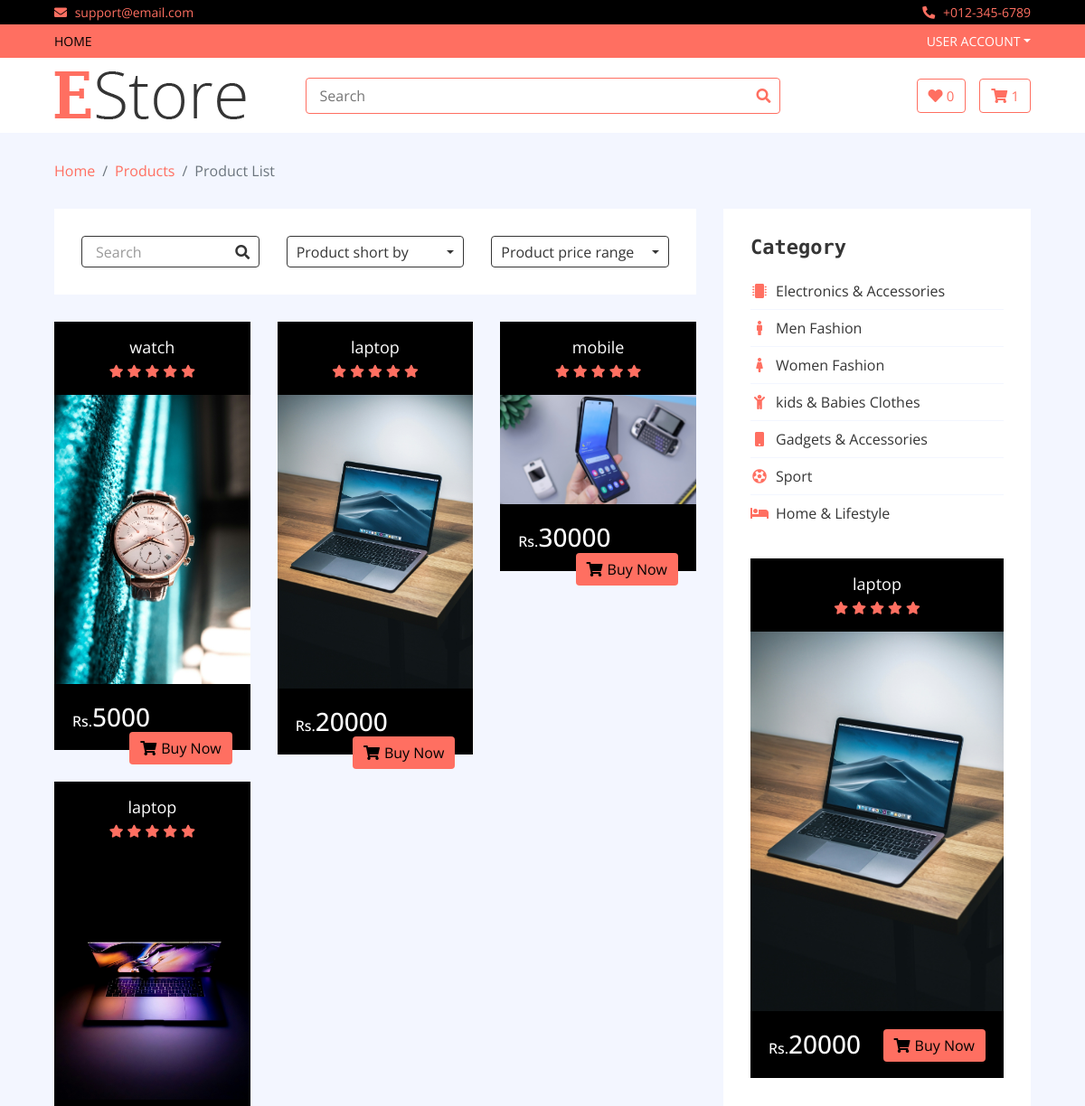
The app's page /category/electronic (upper part), older data.
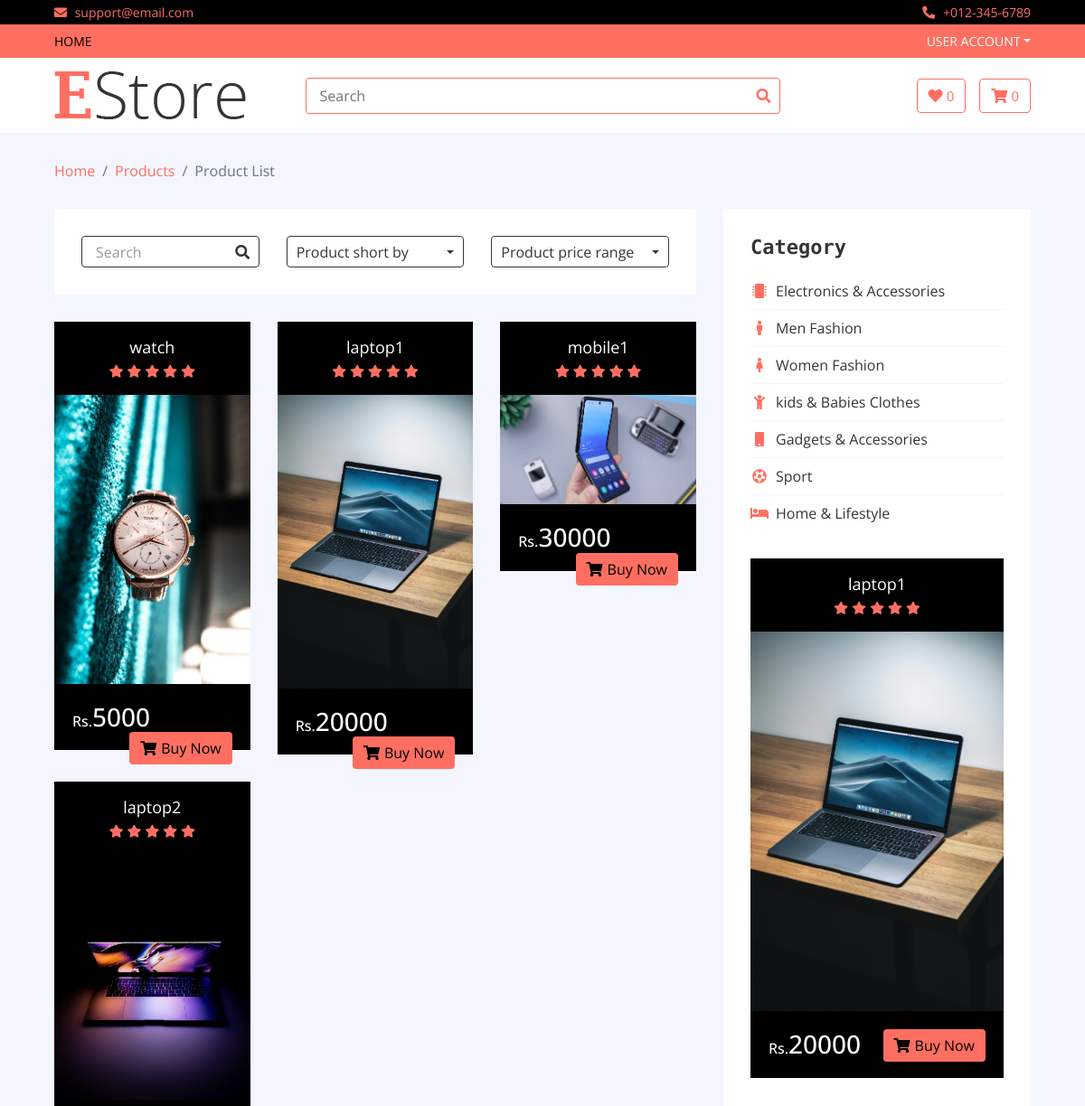
The same page, newer data.
### home/models.py (models this page shows, shortened)
class Product(models.Model):
    name = models.CharField(max_length=500)
    price=models.IntegerField()
    discounted_price=models.IntegerField(default=0)
    image=models.ImageField(upload_to='media')
    description=models.TextField(blank=True)
    specification=models.TextField(blank=True)
    category=models.ForeignKey(Category,on_delete=models.CASCADE)
    brand=models.ForeignKey(Brand,on_delete=models.CASCADE)
    stock = models.CharField(choices=STOCK,max_length=50)
    labels=models.CharField(choices=LABELS,max_length=50)
    slug = models.CharField(max_length=500, default="")

### home/views.py (the view)
# urls.py: path('category/<slug>', CategoryView.as_view(), name='category'),
class CategoryView(Base):
    def get(self,request,slug):
        cat_id = Category.objects.get(slug = slug).id
        self.views['cat_products'] = Product.objects.filter(category_id = cat_id)
        self.views['categories'] = Category.objects.all()
        self.views['brands'] = Brand.objects.all()
        self.views['sales'] = Product.objects.filter(labels='sale')
        self.views['count_cart'] = Cart.objects.filter(username=request.user.username, checkout=False).count
        self.views['count_wishlist'] = Wishlist.objects.filter(username=request.user.username, checkout=False).count
        return render(request,'category.html',self.views)

### templates/category.html (shortened to what the changed rows need)
{% extends 'base.html' %}
{% load static %}
{% block content %}
        <div class="product-view">
            <div class="container-fluid">
                <div class="row">
                    <div class="col-lg-8">
                        <div class="row">
                             {% for cat in cat_products %}
                            <div class="col-md-4">
                                <div class="product-item">
                                    <div class="product-title">
                                        <a href="#">{{cat.name}}</a>
                                        <div class="ratting">
                                            <i class="fa fa-star"></i>
                                            <i class="fa fa-star"></i>
                                            <i class="fa fa-star"></i>
                                            <i class="fa fa-star"></i>
                                            <i class="fa fa-star"></i>
                                        </div>
                                    </div>
                                    <div class="product-image">
                                        <a href="product-detail.html">
                                            <img src="{{cat.image.url}}" alt="Product Image">
                                        </a>
                                    </div>
                                    <div class="product-price">
                                        {% if cat.discounted_price > 0 %}
                                        <h3><span>Rs.</span>{{cat.discounted_price}}</h3>
                                        {% else %}
                                        <h3><span>Rs.</span>{{cat.price}}</h3>
                                        {% endif %}
                                        <a class="btn" href=""><i class="fa fa-shopping-cart"></i>Buy Now</a>
                                    </div>
                                </div>
                            </div>
                            {% endfor %}
                        </div>
                    </div>
                    <div class="col-lg-4 sidebar">
                        <div class="sidebar-widget category">
                            <h2 class="title">Category</h2>
                        </div>
                        <div class="sidebar-widget widget-slider">
                            <div class="sidebar-slider normal-slider">
                                {% for sale in sales %}
                                <div class="product-item">
                                    <div class="product-title">
                                        <a href="#">{{sale.name}}</a>
                                        <div class="ratting">
                                            <i class="fa fa-star"></i>
                                            <i class="fa fa-star"></i>
                                            <i class="fa fa-star"></i>
                                            <i class="fa fa-star"></i>
                                            <i class="fa fa-star"></i>
                                        </div>
                                    </div>
                                    <div class="product-image">
                                        <a href="product-detail.html">
                                            <img src="{{sale.image.url}}" alt="Product Image">
                                        </a>
                                    </div>
                                    <div class="product-price">
                                        {% if sale.discounted_price > 0 %}
                                        <h3><span>Rs.</span>{{sale.discounted_price}}</h3>
                                        {% else %}
                                        <h3><span>Rs.</span>{{sale.price}}</h3>
                                        {% endif %}
                                        <a class="btn" href=""><i class="fa fa-shopping-cart"></i>Buy Now</a>
                                    </div>
                                </div>
                                {% endfor %}
                            </div>
                        </div>
                    </div>
                </div>
            </div>
        </div>
{% endblock %}

Row changes from the older to the newer data that the page shows:
changed Product: name "laptop" → "laptop1"
changed Product: name "mobile" → "mobile1"
changed Product: name "laptop" → "laptop2"
Text that changed along with them:
{{ count_cart }}: "1" → "0"
